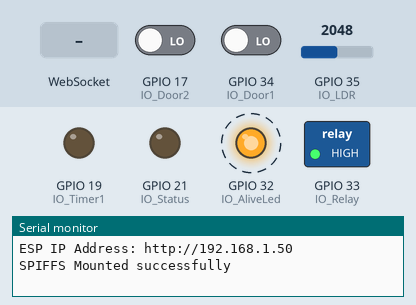
Bench run of a sketch on a simulated ESP32. On the bench: switched loads named in the sketch (green lamp = pin HIGH), output pins drawn as LEDs (lit = HIGH), the last lines printed to the serial monitor. Dashed ring = blinking. Inputs (shaded band) come from the test bench; at power-on: GPIO 34 (IO_Door1) LOW, GPIO 17 (IO_Door2) LOW, GPIO 35 (IO_LDR) = 2048. WiFi joins after 1.5 s; servers stay silent unless stated; storage starts empty.

Above: at 2.7 s.
2.8 s: GPIO 34 (IO_Door1) driven HIGH
At 3.3 s:
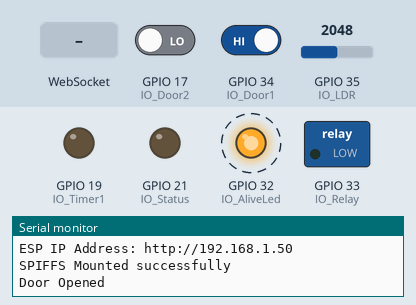
6.3 s: WebSocket text "1" received
9.8 s: GPIO 34 (IO_Door1) driven LOW
Timing chart, 0 to 19.1 s (numbered marks = the images above; inputs shaded):
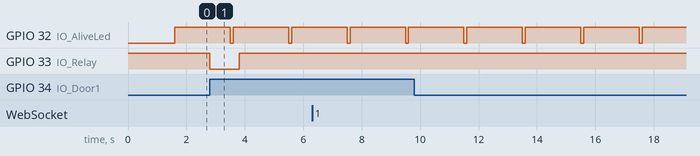

Measured:
- after the input at 2.8 s, GPIO 33 (IO_Relay): HIGH → LOW at once, → HIGH 1.0 s later
- by itself, GPIO 32 (IO_AliveLed): alternates HIGH for 1.9 s and LOW for 0.10 s

The sketch:

sketch_Outdoor_Light_Manager_Version_Definitive.ino
```cpp
// Last Update 09/10/21 18H33 Version definitive

#include <Arduino.h>
#include <WiFi.h>
#include <AsyncTCP.h>
#include <ESPAsyncWebServer.h>
#include "SPIFFS.h"
#include <Arduino_JSON.h>

// Replace with your network credentials
const char* ssid = "*****";
const char* password = "*****";

//EMCP
//const char* ssid = "*****";
//const char* password = "*****";

AsyncWebServer server(80);
AsyncWebSocket ws("/ws");

#define DAY 1
#define NIGHT 0

// ********** SET PIN NUMBERS **********
// 34 -> 39 only inputs
// Inputs
const int IO_Door1 = 34;
const int IO_Door2 = 17;
const int IO_LDR = 35;   // ADC1_CH
const int IO_Button = 18;

// Outputs
const int IO_Relay = 33;
const int IO_Status = 21;
const int IO_AliveLed = 32;
const int IO_Timer1 = 19;

// ********** SET VARIABLES ***********
volatile int Timer0HasOverflow = false;

int AliveLedStatus = LOW;
int AliveLedTimeStep = 0;

int LdrReadingInterval = 20;   // Time interval between two Day Status check
int LdrValue = -1;

int DayState = NIGHT;
int DayStateThresholdHigh = 2100;
int DayStateThresholdLow = 1900;

int RelayDelay=0;

int Door1HasMoved=-1;
int Door1Delay=0;
int EventHandled = false;

String DoorMathState="Closed";
String DoorCaroState="Closed";

// Json Variable
JSONVar DoorsState;

String doorsState(){

  if(digitalRead(IO_Door1))
    DoorMathState = "Open";
    else
    DoorMathState = "Closed";

  if(digitalRead(IO_Door2))
    DoorCaroState = "Open";
    else
    DoorCaroState = "Closed";

  DoorsState["DoorMathState"]=String(DoorMathState);
  DoorsState["DoorCaroState"]=String(DoorCaroState);

  String jsonString = JSON.stringify(DoorsState);
  return jsonString;
}

// ********** TIMER DECLARATION *******
hw_timer_t * Timer0 = NULL;


// ********** FUNCTIONS ***************
void IRAM_ATTR onTimer0Overflow(){
  Timer0HasOverflow = true;
}

void IRAM_ATTR onTimer1(){
  //digitalWrite(IO_Relais, HIGH);
}

void IRAM_ATTR SetRelay(){

}

void TimeManager(){
  if(Timer0HasOverflow == true){  // All 50ms
    Timer0HasOverflow = false;

    // ******** AliveLedTimeStep **********
    if(AliveLedTimeStep>0)
      AliveLedTimeStep = AliveLedTimeStep - 1;

    // ******** RelayTimeStep *************
    if(RelayDelay>0)
      RelayDelay = RelayDelay - 1;

    // ******** LDR Reading Timing *******
    if(LdrReadingInterval>0)
      LdrReadingInterval = LdrReadingInterval - 1;
  }
}

void SetAliveLed(){
  if(AliveLedTimeStep == 0){

    if(AliveLedStatus == LOW){
      AliveLedTimeStep = 2;        // high state 2x50ms=100ms
      AliveLedStatus = HIGH;
      digitalWrite(IO_AliveLed, LOW);
    }
    else{
      if(DayState == NIGHT)      // low state at night = 1900ms
        AliveLedTimeStep = 38;
      else
        AliveLedTimeStep =18;   // low state at day = 900ms

      AliveLedStatus = LOW;
      digitalWrite(IO_AliveLed, HIGH);
    }
  }
}

void SetDayState(){
  if(LdrReadingInterval==0){
    LdrReadingInterval=40;  // => 2s  for 5mn = 300s => 6000, 15mn = 900s => 18000
    LdrValue = analogRead(IO_LDR);

    if(DayState == DAY){
      if(LdrValue<DayStateThresholdLow)
        DayState=NIGHT;
    }
    else{
        if(LdrValue>DayStateThresholdHigh)
          DayState=DAY;
    }
  }
}

void CheckDoor(){
  if(Door1HasMoved == false){             // if Door did not move
    if(digitalRead(IO_Door1) == HIGH){    // if Door Open
      Door1HasMoved = true;               // Set Variable
      Door1Delay=5;                       // Set Delay 250ms
    }
  }
  else{                                    // if door has moved
    if(EventHandled == true){              // if door opening handled
      if(digitalRead(IO_Door1)==0){
        EventHandled = false;              // EventHandled reset after door is closed
        // Door1 has been closed, Picture has to be refreshed...
        notifyClientsToRefreshPictures(doorsState());
        Serial.print("Door Closed \n");
      }
    }
    else{                                   // After
      if(Door1Delay == 0){                  // after debounce time
        if(digitalRead(IO_Door1)==1){       // If Door still open
          setRelayON();
          EventHandled = true;              // Set Event Handler
          // Door1 has been opened, Picture has to be refreshed...
          notifyClientsToRefreshPictures(doorsState());
          Serial.print("Door Opened \n");
        }
      }
    }
  }
}

void setRelayON(){
  if(DayState == NIGHT){
    digitalWrite(IO_Relay, LOW);  // Relay Actvation for 1s
    RelayDelay = 20;
  }
}

void setRelayOff(){
  if(RelayDelay == 0)
    digitalWrite(IO_Relay, HIGH);
}


// ************ WebSocket Server side Functions *************

void notifyClientsToRefreshPictures(String Data){
  ws.textAll(Data);
}

void handelWebSocketMessage(void *arg, uint8_t *data, size_t len){
  AwsFrameInfo *info = (AwsFrameInfo*)arg;
  if(info->final && info->index == 0 && info->len == len && info->opcode == WS_TEXT){

    data[len] = 0;
    Serial.print((char*)data);

    if(strcmp((char*)data, "getDoorsState")==0){
      notifyClientsToRefreshPictures(doorsState());
      Serial.print("Notify Clients to Refresh \n");
    }
    else if (strcmp((char*)data, "toggle")==0){
      setRelayON();
      Serial.print("toggle \n");
    }
  }
}

void onEvent(AsyncWebSocket *server, AsyncWebSocketClient *client, AwsEventType type, void *arg, uint8_t *data, size_t len){
  switch(type){
    case WS_EVT_CONNECT:
    break;
    case WS_EVT_DISCONNECT:
    break;
    case WS_EVT_DATA:
      handelWebSocketMessage(arg, data, len);
    break;
    case WS_EVT_PONG:
    case WS_EVT_ERROR:
    break;
  }
}

void initWebSocket(){
  ws.onEvent(onEvent);
  server.addHandler(&ws);
}


// *********** SETUP **********
void setup() {
  Serial.begin(115200);

  pinMode(IO_Door1, INPUT);
  pinMode(IO_Door2, INPUT);
  pinMode(IO_LDR, INPUT);
  pinMode(IO_Button, INPUT);

  pinMode(IO_Relay ,OUTPUT);
  pinMode(IO_Status ,OUTPUT);
  pinMode(IO_AliveLed ,OUTPUT);
  pinMode(IO_Timer1 ,OUTPUT);

  digitalWrite(IO_Relay, HIGH);
  digitalWrite(IO_Status, LOW);
  digitalWrite(IO_AliveLed, LOW);
  digitalWrite(IO_Timer1, LOW);

  // Timer Setup
  Timer0 = timerBegin(0, 80, true);
  timerAttachInterrupt(Timer0, &onTimer0Overflow, true);
  timerAlarmWrite(Timer0, 50000, true);  // Interruption toutes les 50000us soit 50ms
  timerAlarmEnable(Timer0);

  // Interruption Setup
  attachInterrupt(digitalPinToInterrupt(IO_Door1), SetRelay, HIGH);
  attachInterrupt(digitalPinToInterrupt(IO_Door2), SetRelay, RISING);

  // Initialize Wifi
  WiFi.mode(WIFI_STA);
  WiFi.begin(ssid, password);
  if (WiFi.waitForConnectResult() != WL_CONNECTED){
    Serial.println("WiFi Failed!");
    return;
  }

  Serial.println();
  Serial.print("ESP IP Address: http://");
  Serial.println(WiFi.localIP());

  // Initialize SPIFFS
  if(!SPIFFS.begin())
    Serial.println("An Error has occured while mounting SPIFFS");
    else
    Serial.println("SPIFFS Mounted successfully");

  initWebSocket();

  // Send web page to client
  server.on("/", HTTP_GET, [](AsyncWebServerRequest *request){
    request->send(SPIFFS, "/index.html", "text/html");
  });

/*
  // Set the Door Picture
  server.on("/DoorMathState", HTTP_GET, [](AsyncWebServerRequest *request){
    if(digitalRead(IO_Door1)){
      request->send(SPIFFS, "/DoorOpen.png", "image/png");
    }else{
      request->send(SPIFFS, "/DoorClosed.png", "image/png");
    }
  });

  server.on("/DoorCaroState", HTTP_GET, [](AsyncWebServerRequest *request){
    request->send(SPIFFS, "/DoorClosed.png", "image/png");
  });

  server.on("/on", HTTP_GET, [](AsyncWebServerRequest *request) {
    setRelayON();
    request->send(1000, "text/plain", "ok");
  });
*/
  server.serveStatic("/", SPIFFS, "/");
  server.begin();
}


// ********* MAIN PROGRAMM **********
void loop() {
  TimeManager();
  SetDayState();
  SetAliveLed();
  CheckDoor();
  setRelayOff();
  ws.cleanupClients();
}
```
